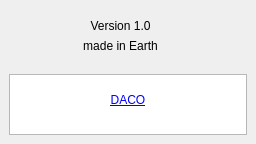
<?xml version="1.0" encoding="UTF-8"?>
<ui version="4.0">
 <class>Dialog</class>
 <widget class="QDialog" name="Dialog">
  <property name="geometry">
   <rect>
    <x>0</x>
    <y>0</y>
    <width>256</width>
    <height>144</height>
   </rect>
  </property>
  <property name="windowTitle">
   <string>Dialog</string>
  </property>
  <widget class="QLabel" name="label">
   <property name="geometry">
    <rect>
     <x>89</x>
     <y>18</y>
     <width>63</width>
     <height>16</height>
    </rect>
   </property>
   <property name="font">
    <font>
     <weight>50</weight>
     <italic>false</italic>
     <bold>false</bold>
     <underline>false</underline>
     <strikeout>false</strikeout>
     <stylestrategy>PreferDefault</stylestrategy>
     <kerning>true</kerning>
    </font>
   </property>
   <property name="contextMenuPolicy">
    <enum>Qt::DefaultContextMenu</enum>
   </property>
   <property name="text">
    <string>Version 1.0</string>
   </property>
   <property name="textFormat">
    <enum>Qt::AutoText</enum>
   </property>
   <property name="alignment">
    <set>Qt::AlignCenter</set>
   </property>
  </widget>
  <widget class="QLabel" name="label_2">
   <property name="geometry">
    <rect>
     <x>80</x>
     <y>38</y>
     <width>81</width>
     <height>16</height>
    </rect>
   </property>
   <property name="contextMenuPolicy">
    <enum>Qt::DefaultContextMenu</enum>
   </property>
   <property name="text">
    <string>made in Earth</string>
   </property>
   <property name="alignment">
    <set>Qt::AlignCenter</set>
   </property>
  </widget>
  <widget class="QTextBrowser" name="textBrowser">
   <property name="geometry">
    <rect>
     <x>9</x>
     <y>74</y>
     <width>238</width>
     <height>61</height>
    </rect>
   </property>
   <property name="html">
    <string>&lt;!DOCTYPE HTML PUBLIC &quot;-//W3C//DTD HTML 4.0//EN&quot; &quot;http://www.w3.org/TR/REC-html40/strict.dtd&quot;&gt;
&lt;html&gt;&lt;head&gt;&lt;meta name=&quot;qrichtext&quot; content=&quot;1&quot; /&gt;&lt;style type=&quot;text/css&quot;&gt;
p, li { white-space: pre-wrap; }
&lt;/style&gt;&lt;/head&gt;&lt;body style=&quot; font-family:'Gulim'; font-size:9pt; font-weight:400; font-style:normal;&quot;&gt;
&lt;p align=&quot;center&quot; style=&quot;-qt-paragraph-type:empty; margin-top:0px; margin-bottom:0px; margin-left:0px; margin-right:0px; -qt-block-indent:0; text-indent:0px;&quot;&gt;&lt;br /&gt;&lt;/p&gt;
&lt;p align=&quot;center&quot; style=&quot; margin-top:0px; margin-bottom:0px; margin-left:0px; margin-right:0px; -qt-block-indent:0; text-indent:0px;&quot;&gt;&lt;a href=&quot;http://61.38.160.205/upload/img/profile/daeryuk/643_thum.jpg?1663141596127&quot;&gt;&lt;span style=&quot; text-decoration: underline; color:#0000ff;&quot;&gt;DACO&lt;/span&gt;&lt;/a&gt;&lt;/p&gt;&lt;/body&gt;&lt;/html&gt;</string>
   </property>
   <property name="openExternalLinks">
    <bool>true</bool>
   </property>
  </widget>
 </widget>
 <resources/>
 <connections/>
</ui>
